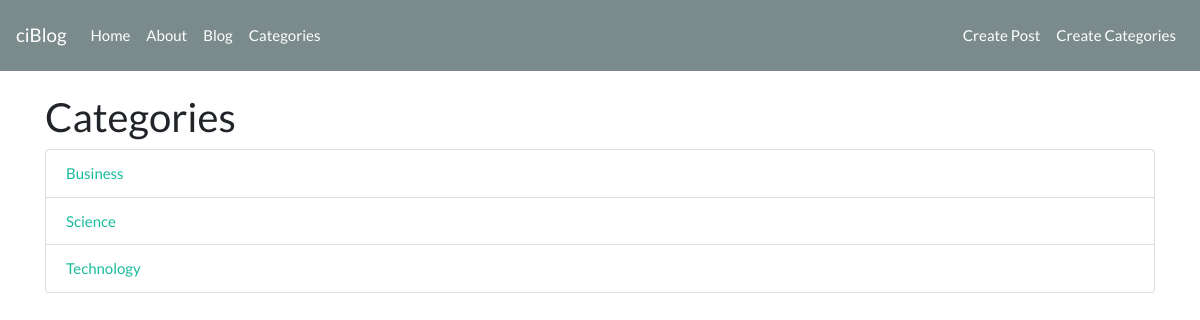
Page /index.php/categories on the committed database.
### tables this page shows
CREATE TABLE `categories` (
  `id` int(11) NOT NULL,
  `name` varchar(255) NOT NULL,
  `created_at` timestamp NOT NULL DEFAULT CURRENT_TIMESTAMP ON UPDATE CURRENT_TIMESTAMP
);

### application/controllers/Categories.php (called while the page is built, shortened)
<?php
class Categories extends CI_Controller
{
    public function index(){
    	$data['title']= 'Categories';
		$data['categories']= $this->category_model->get_categories();
		$this->load->view('templates/header');
			$this->load->view('categories/index',$data);
		    $this->load->view('templates/footer');
    }
}

### index.php (called while the page is built, shortened)
<?php
require_once BASEPATH.'core/CodeIgniter.php';

### application/models/Category_model.php (called while the page is built, shortened)
<?php
class Category_model extends CI_Model
{
public function get_categories(){
	$this->db->order_by('name');
	$query = $this->db->get('categories');
	 return $query->result_array();
   }
}

### application/views/categories/index.php (the view)
<br>
<h2><?= $title ?></h2>
<ul class="list-group">
<?php foreach($categories as $category): ?>
<li class="list-group-item">
	<a href="<?php echo site_url('/categories/posts/'.$category['id']) ?>"> <?php echo $category['name'] ?></a>
</li>
<?php endforeach; ?>
	</ul>

### rows in the picture
categories: name "Business"
categories: name "Science"
categories: name "Technology"

### other values in the picture
$title "Categories"
